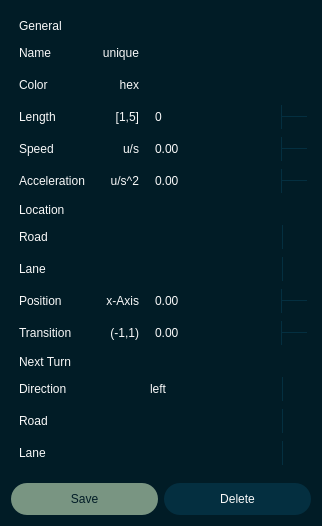
<?xml version="1.0" encoding="UTF-8"?>
<ui version="4.0">
 <class>Edit_Car_Dialog</class>
 <widget class="QDialog" name="Edit_Car_Dialog">
  <property name="enabled">
   <bool>true</bool>
  </property>
  <property name="geometry">
   <rect>
    <x>0</x>
    <y>0</y>
    <width>324</width>
    <height>529</height>
   </rect>
  </property>
  <property name="sizePolicy">
   <sizepolicy hsizetype="Minimum" vsizetype="Minimum">
    <horstretch>0</horstretch>
    <verstretch>0</verstretch>
   </sizepolicy>
  </property>
  <property name="minimumSize">
   <size>
    <width>0</width>
    <height>0</height>
   </size>
  </property>
  <property name="maximumSize">
   <size>
    <width>16777215</width>
    <height>999999</height>
   </size>
  </property>
  <property name="windowTitle">
   <string>Edit Car</string>
  </property>
  <property name="styleSheet">
   <string notr="true">QDialog {
    background-color: #011C26; 
}

QWidget {	
	font: 13pt &quot;Helvetica&quot;;
    color: #F9F9F9;
}

QLabel[class=label] {	
	font: 10pt;
    color: #F9F9F9;
}

QWidget[class=container] {	
    background: #042F40;
	border-radius: 10px
}

QLabel[class=hint] {
	color: #799582;
}

QLabel[class=title] {
	font: 700 24pt;
}

QLineEdit{
	background-color: #011C26;
	border: none;
	border-radius: 6px;
	
}

/* --- Main Box --- */
QComboBox {
    background-color: #011C26;
    border: none;
    border-radius: 6px;
    padding: 5px 10px;
    color: #F9F9F9;
    /* This helps selection color in some styles */
    selection-background-color: #011C26; 
}

/* --- The Dropdown Frame --- */
/* We target QListView specifically to override Mac defaults */
QComboBox QListView {
    background-color: #011C26;
    border: 1px solid #042F40; /* Your custom border */
    outline: 0px; /* Removes the dotted/blue focus line */
    padding: 0px;
}



/* --- The Arrow Button Area --- */
QComboBox::drop-down {
    subcontrol-origin: padding;
    subcontrol-position: top right;
    width: 24px;
    border-left: 1px solid #042F40; /* Optional: adds a separator */
    border-top-right-radius: 6px;
    border-bottom-right-radius: 6px;
}

QComboBox::down-arrow {
    image: url(:/icons/icons/down.svg);
    width: 10px;
    height: 10px;
}

/* --- Main Spinbox Styling (Applies to both) --- */
QSpinBox, QDoubleSpinBox {
    background-color: #011C26;
    border: none;
    border-radius: 6px;
    color: #F9F9F9;
    padding: 5px 10px;
    padding-right: 15px; 
}

/* --- The Button Container Areas --- */
QSpinBox::up-button, QDoubleSpinBox::up-button {
    subcontrol-origin: border;
    subcontrol-position: top right;
    width: 25px;
    
    border-left: 1px solid #042F40;
    border-top-right-radius: 6px;
    border-bottom: 1px solid #042F40;
    
    background-color: #011C26;
}

QSpinBox::down-button, QDoubleSpinBox::down-button {
    subcontrol-origin: border;
    subcontrol-position: bottom right;
    width: 25px;
    
    border-left: 1px solid #042F40;
    border-bottom-right-radius: 6px;
    
    background-color: #011C26;
}

/* --- Hover Effects --- */
QSpinBox::up-button:hover, QDoubleSpinBox::up-button:hover,
QSpinBox::down-button:hover, QDoubleSpinBox::down-button:hover, QComboBox::drop-down:hover {
    background-color: #042F40;
}

/* --- The Arrow Icons --- */
/* (Assuming you are using the CSS Arrow hack from before. 
   If using images, replace these with your image: url(...) code) */

QSpinBox::up-arrow, QDoubleSpinBox::up-arrow {
    image: url(:/icons/icons/up.svg); /* You need to create this file */
    width: 10px;
    height: 10px;
}

QSpinBox::down-arrow, QDoubleSpinBox::down-arrow {
    image: url(:/icons/icons/down.svg); /* You need to create this file */
    width: 10px;
    height: 10px;
}

QToolButton {
    background-color: #032F40; 
    border-radius: 16px;       
    border: none;
    text-align: center;
}

QToolButton:hover {
    background-color: #314250; 
}

QToolButton:pressed {
    background-color: #032F40;
}

QPushButton {
	color: #011C26;
	border-radius: 16px
}

QPushButton#b_save {
	background-color: #799582
}
QPushButton#b_save:hover {
    background-color: rgb(155, 191, 168); 
}
QPushButton#b_save:pressed {
    background-color: #799582; 
}

QPushButton#b_delete {
	background-color: #042F40;
	color: #F9F9F9;
}

QPushButton#b_delete:hover {
    background-color: #314250; 
}
QPushButton#b_delete:pressed {
    background-color: #042F40; 
}</string>
  </property>
  <layout class="QVBoxLayout" name="verticalLayout">
   <property name="sizeConstraint">
    <enum>QLayout::SizeConstraint::SetFixedSize</enum>
   </property>
   <item>
    <widget class="QWidget" name="widget" native="true">
     <layout class="QVBoxLayout" name="General">
      <property name="spacing">
       <number>0</number>
      </property>
      <property name="sizeConstraint">
       <enum>QLayout::SizeConstraint::SetDefaultConstraint</enum>
      </property>
      <property name="leftMargin">
       <number>0</number>
      </property>
      <property name="topMargin">
       <number>8</number>
      </property>
      <property name="rightMargin">
       <number>0</number>
      </property>
      <property name="bottomMargin">
       <number>0</number>
      </property>
      <item alignment="Qt::AlignmentFlag::AlignLeft">
       <widget class="QWidget" name="widget_3" native="true">
        <layout class="QHBoxLayout" name="horizontalLayout">
         <property name="leftMargin">
          <number>8</number>
         </property>
         <property name="topMargin">
          <number>0</number>
         </property>
         <property name="rightMargin">
          <number>0</number>
         </property>
         <property name="bottomMargin">
          <number>4</number>
         </property>
         <item>
          <widget class="QLabel" name="label_2">
           <property name="text">
            <string>General</string>
           </property>
           <property name="margin">
            <number>0</number>
           </property>
           <property name="class" stdset="0">
            <string>label</string>
           </property>
          </widget>
         </item>
        </layout>
       </widget>
      </item>
      <item>
       <widget class="QWidget" name="widget" native="true">
        <property name="minimumSize">
         <size>
          <width>300</width>
          <height>0</height>
         </size>
        </property>
        <property name="maximumSize">
         <size>
          <width>300</width>
          <height>16777215</height>
         </size>
        </property>
        <property name="class" stdset="0">
         <string>container</string>
        </property>
        <layout class="QGridLayout" name="gridLayout" columnstretch="1,1,4">
         <property name="sizeConstraint">
          <enum>QLayout::SizeConstraint::SetDefaultConstraint</enum>
         </property>
         <property name="leftMargin">
          <number>8</number>
         </property>
         <property name="topMargin">
          <number>4</number>
         </property>
         <property name="rightMargin">
          <number>4</number>
         </property>
         <property name="bottomMargin">
          <number>4</number>
         </property>
         <property name="horizontalSpacing">
          <number>4</number>
         </property>
         <property name="verticalSpacing">
          <number>8</number>
         </property>
         <item row="1" column="0">
          <widget class="QLabel" name="label_15">
           <property name="minimumSize">
            <size>
             <width>75</width>
             <height>0</height>
            </size>
           </property>
           <property name="text">
            <string>Color</string>
           </property>
          </widget>
         </item>
         <item row="1" column="2">
          <widget class="QLineEdit" name="t_color">
           <property name="minimumSize">
            <size>
             <width>0</width>
             <height>24</height>
            </size>
           </property>
           <property name="maximumSize">
            <size>
             <width>16777215</width>
             <height>24</height>
            </size>
           </property>
          </widget>
         </item>
         <item row="2" column="1">
          <widget class="QLabel" name="l_axis">
           <property name="text">
            <string>[1,5]</string>
           </property>
           <property name="alignment">
            <set>Qt::AlignmentFlag::AlignRight|Qt::AlignmentFlag::AlignTrailing|Qt::AlignmentFlag::AlignVCenter</set>
           </property>
           <property name="class" stdset="0">
            <string>hint</string>
           </property>
          </widget>
         </item>
         <item row="2" column="2">
          <widget class="QSpinBox" name="s_length">
           <property name="minimumSize">
            <size>
             <width>0</width>
             <height>24</height>
            </size>
           </property>
           <property name="maximumSize">
            <size>
             <width>16777215</width>
             <height>24</height>
            </size>
           </property>
          </widget>
         </item>
         <item row="4" column="0">
          <widget class="QLabel" name="label_7">
           <property name="minimumSize">
            <size>
             <width>75</width>
             <height>0</height>
            </size>
           </property>
           <property name="text">
            <string>Speed</string>
           </property>
          </widget>
         </item>
         <item row="1" column="1">
          <widget class="QLabel" name="label_16">
           <property name="text">
            <string>hex</string>
           </property>
           <property name="alignment">
            <set>Qt::AlignmentFlag::AlignRight|Qt::AlignmentFlag::AlignTrailing|Qt::AlignmentFlag::AlignVCenter</set>
           </property>
           <property name="class" stdset="0">
            <string>hint</string>
           </property>
          </widget>
         </item>
         <item row="0" column="1">
          <widget class="QLabel" name="label_8">
           <property name="text">
            <string>unique</string>
           </property>
           <property name="alignment">
            <set>Qt::AlignmentFlag::AlignRight|Qt::AlignmentFlag::AlignTrailing|Qt::AlignmentFlag::AlignVCenter</set>
           </property>
           <property name="class" stdset="0">
            <string>hint</string>
           </property>
          </widget>
         </item>
         <item row="0" column="2">
          <widget class="QLineEdit" name="t_name">
           <property name="minimumSize">
            <size>
             <width>0</width>
             <height>24</height>
            </size>
           </property>
           <property name="maximumSize">
            <size>
             <width>16777215</width>
             <height>24</height>
            </size>
           </property>
           <property name="cursorPosition">
            <number>0</number>
           </property>
           <property name="placeholderText">
            <string/>
           </property>
          </widget>
         </item>
         <item row="2" column="0">
          <widget class="QLabel" name="label_6">
           <property name="minimumSize">
            <size>
             <width>75</width>
             <height>0</height>
            </size>
           </property>
           <property name="text">
            <string>Length</string>
           </property>
          </widget>
         </item>
         <item row="4" column="2">
          <widget class="QDoubleSpinBox" name="s_speed">
           <property name="minimumSize">
            <size>
             <width>0</width>
             <height>24</height>
            </size>
           </property>
           <property name="maximumSize">
            <size>
             <width>16777215</width>
             <height>24</height>
            </size>
           </property>
           <property name="minimum">
            <double>-100.000000000000000</double>
           </property>
           <property name="maximum">
            <double>100.000000000000000</double>
           </property>
           <property name="stepType">
            <enum>QAbstractSpinBox::StepType::DefaultStepType</enum>
           </property>
          </widget>
         </item>
         <item row="0" column="0">
          <widget class="QLabel" name="label_5">
           <property name="minimumSize">
            <size>
             <width>75</width>
             <height>0</height>
            </size>
           </property>
           <property name="text">
            <string>Name</string>
           </property>
           <property name="alignment">
            <set>Qt::AlignmentFlag::AlignLeading|Qt::AlignmentFlag::AlignLeft|Qt::AlignmentFlag::AlignVCenter</set>
           </property>
          </widget>
         </item>
         <item row="5" column="0">
          <widget class="QLabel" name="label_18">
           <property name="minimumSize">
            <size>
             <width>75</width>
             <height>0</height>
            </size>
           </property>
           <property name="text">
            <string>Acceleration</string>
           </property>
          </widget>
         </item>
         <item row="5" column="2">
          <widget class="QDoubleSpinBox" name="s_acceleration">
           <property name="minimumSize">
            <size>
             <width>0</width>
             <height>24</height>
            </size>
           </property>
           <property name="maximumSize">
            <size>
             <width>16777215</width>
             <height>24</height>
            </size>
           </property>
           <property name="minimum">
            <double>-100.000000000000000</double>
           </property>
           <property name="maximum">
            <double>100.000000000000000</double>
           </property>
          </widget>
         </item>
         <item row="4" column="1">
          <widget class="QLabel" name="label">
           <property name="text">
            <string>u/s</string>
           </property>
           <property name="alignment">
            <set>Qt::AlignmentFlag::AlignRight|Qt::AlignmentFlag::AlignTrailing|Qt::AlignmentFlag::AlignVCenter</set>
           </property>
           <property name="class" stdset="0">
            <string>hint</string>
           </property>
          </widget>
         </item>
         <item row="5" column="1">
          <widget class="QLabel" name="label_20">
           <property name="text">
            <string>u/s^2</string>
           </property>
           <property name="alignment">
            <set>Qt::AlignmentFlag::AlignRight|Qt::AlignmentFlag::AlignTrailing|Qt::AlignmentFlag::AlignVCenter</set>
           </property>
           <property name="class" stdset="0">
            <string>hint</string>
           </property>
          </widget>
         </item>
        </layout>
       </widget>
      </item>
     </layout>
    </widget>
   </item>
   <item>
    <widget class="QWidget" name="widget_4" native="true">
     <layout class="QVBoxLayout" name="General_2">
      <property name="spacing">
       <number>0</number>
      </property>
      <property name="sizeConstraint">
       <enum>QLayout::SizeConstraint::SetDefaultConstraint</enum>
      </property>
      <property name="leftMargin">
       <number>0</number>
      </property>
      <property name="topMargin">
       <number>0</number>
      </property>
      <property name="rightMargin">
       <number>0</number>
      </property>
      <property name="bottomMargin">
       <number>0</number>
      </property>
      <item alignment="Qt::AlignmentFlag::AlignLeft">
       <widget class="QWidget" name="widget_5" native="true">
        <layout class="QHBoxLayout" name="horizontalLayout_3">
         <property name="leftMargin">
          <number>8</number>
         </property>
         <property name="topMargin">
          <number>0</number>
         </property>
         <property name="rightMargin">
          <number>0</number>
         </property>
         <property name="bottomMargin">
          <number>4</number>
         </property>
         <item>
          <widget class="QLabel" name="label_4">
           <property name="text">
            <string>Location</string>
           </property>
           <property name="margin">
            <number>0</number>
           </property>
           <property name="class" stdset="0">
            <string>label</string>
           </property>
          </widget>
         </item>
        </layout>
       </widget>
      </item>
      <item>
       <widget class="QWidget" name="widget_6" native="true">
        <property name="class" stdset="0">
         <string>container</string>
        </property>
        <layout class="QGridLayout" name="gridLayout_3" columnstretch="1,1,4">
         <property name="leftMargin">
          <number>8</number>
         </property>
         <property name="topMargin">
          <number>4</number>
         </property>
         <property name="rightMargin">
          <number>4</number>
         </property>
         <property name="bottomMargin">
          <number>4</number>
         </property>
         <property name="horizontalSpacing">
          <number>4</number>
         </property>
         <property name="verticalSpacing">
          <number>8</number>
         </property>
         <item row="3" column="0">
          <widget class="QLabel" name="label_9">
           <property name="minimumSize">
            <size>
             <width>75</width>
             <height>0</height>
            </size>
           </property>
           <property name="text">
            <string>Position</string>
           </property>
          </widget>
         </item>
         <item row="4" column="1">
          <widget class="QLabel" name="label_12">
           <property name="text">
            <string>(-1,1)</string>
           </property>
           <property name="alignment">
            <set>Qt::AlignmentFlag::AlignRight|Qt::AlignmentFlag::AlignTrailing|Qt::AlignmentFlag::AlignVCenter</set>
           </property>
           <property name="class" stdset="0">
            <string>hint</string>
           </property>
          </widget>
         </item>
         <item row="1" column="0">
          <widget class="QLabel" name="label_13">
           <property name="minimumSize">
            <size>
             <width>75</width>
             <height>0</height>
            </size>
           </property>
           <property name="text">
            <string>Lane</string>
           </property>
          </widget>
         </item>
         <item row="4" column="0">
          <widget class="QLabel" name="label_17">
           <property name="minimumSize">
            <size>
             <width>75</width>
             <height>0</height>
            </size>
           </property>
           <property name="text">
            <string>Transition</string>
           </property>
          </widget>
         </item>
         <item row="3" column="1">
          <widget class="QLabel" name="l_axis_2">
           <property name="text">
            <string>x-Axis</string>
           </property>
           <property name="alignment">
            <set>Qt::AlignmentFlag::AlignRight|Qt::AlignmentFlag::AlignTrailing|Qt::AlignmentFlag::AlignVCenter</set>
           </property>
           <property name="class" stdset="0">
            <string>hint</string>
           </property>
          </widget>
         </item>
         <item row="3" column="2">
          <widget class="QDoubleSpinBox" name="s_position">
           <property name="minimumSize">
            <size>
             <width>0</width>
             <height>24</height>
            </size>
           </property>
           <property name="maximumSize">
            <size>
             <width>16777215</width>
             <height>24</height>
            </size>
           </property>
           <property name="minimum">
            <double>-500.000000000000000</double>
           </property>
           <property name="maximum">
            <double>500.000000000000000</double>
           </property>
           <property name="stepType">
            <enum>QAbstractSpinBox::StepType::DefaultStepType</enum>
           </property>
          </widget>
         </item>
         <item row="1" column="2">
          <widget class="QComboBox" name="d_lane">
           <property name="minimumSize">
            <size>
             <width>0</width>
             <height>24</height>
            </size>
           </property>
           <property name="maximumSize">
            <size>
             <width>16777215</width>
             <height>24</height>
            </size>
           </property>
          </widget>
         </item>
         <item row="0" column="0">
          <widget class="QLabel" name="label_14">
           <property name="minimumSize">
            <size>
             <width>75</width>
             <height>0</height>
            </size>
           </property>
           <property name="text">
            <string>Road</string>
           </property>
           <property name="alignment">
            <set>Qt::AlignmentFlag::AlignLeading|Qt::AlignmentFlag::AlignLeft|Qt::AlignmentFlag::AlignVCenter</set>
           </property>
          </widget>
         </item>
         <item row="4" column="2">
          <widget class="QDoubleSpinBox" name="s_transition">
           <property name="minimumSize">
            <size>
             <width>0</width>
             <height>24</height>
            </size>
           </property>
           <property name="maximumSize">
            <size>
             <width>16777215</width>
             <height>24</height>
            </size>
           </property>
           <property name="minimum">
            <double>-0.990000000000000</double>
           </property>
           <property name="maximum">
            <double>0.990000000000000</double>
           </property>
           <property name="singleStep">
            <double>0.100000000000000</double>
           </property>
          </widget>
         </item>
         <item row="0" column="2">
          <widget class="QComboBox" name="d_road">
           <property name="minimumSize">
            <size>
             <width>0</width>
             <height>24</height>
            </size>
           </property>
           <property name="maximumSize">
            <size>
             <width>16777215</width>
             <height>24</height>
            </size>
           </property>
           <property name="frame">
            <bool>false</bool>
           </property>
          </widget>
         </item>
        </layout>
       </widget>
      </item>
     </layout>
    </widget>
   </item>
   <item>
    <widget class="QWidget" name="widget" native="true">
     <layout class="QVBoxLayout" name="Lanes">
      <property name="spacing">
       <number>0</number>
      </property>
      <property name="sizeConstraint">
       <enum>QLayout::SizeConstraint::SetDefaultConstraint</enum>
      </property>
      <property name="leftMargin">
       <number>0</number>
      </property>
      <property name="topMargin">
       <number>0</number>
      </property>
      <property name="rightMargin">
       <number>0</number>
      </property>
      <property name="bottomMargin">
       <number>0</number>
      </property>
      <item>
       <widget class="QWidget" name="widget" native="true">
        <property name="sizePolicy">
         <sizepolicy hsizetype="Minimum" vsizetype="Minimum">
          <horstretch>0</horstretch>
          <verstretch>0</verstretch>
         </sizepolicy>
        </property>
        <layout class="QHBoxLayout" name="horizontalLayout_2">
         <property name="spacing">
          <number>8</number>
         </property>
         <property name="leftMargin">
          <number>8</number>
         </property>
         <property name="topMargin">
          <number>0</number>
         </property>
         <property name="rightMargin">
          <number>4</number>
         </property>
         <property name="bottomMargin">
          <number>4</number>
         </property>
         <item>
          <widget class="QLabel" name="label_3">
           <property name="sizePolicy">
            <sizepolicy hsizetype="Minimum" vsizetype="Preferred">
             <horstretch>0</horstretch>
             <verstretch>0</verstretch>
            </sizepolicy>
           </property>
           <property name="text">
            <string>Next Turn</string>
           </property>
           <property name="class" stdset="0">
            <string>label</string>
           </property>
          </widget>
         </item>
        </layout>
       </widget>
      </item>
      <item>
       <widget class="QWidget" name="widget_2" native="true">
        <property name="class" stdset="0">
         <string>container</string>
        </property>
        <layout class="QGridLayout" name="gridLayout_2" columnstretch="1,1,4">
         <property name="leftMargin">
          <number>8</number>
         </property>
         <property name="topMargin">
          <number>4</number>
         </property>
         <property name="rightMargin">
          <number>4</number>
         </property>
         <property name="bottomMargin">
          <number>4</number>
         </property>
         <property name="horizontalSpacing">
          <number>4</number>
         </property>
         <property name="verticalSpacing">
          <number>8</number>
         </property>
         <item row="0" column="2">
          <widget class="QComboBox" name="d_direction">
           <property name="minimumSize">
            <size>
             <width>0</width>
             <height>24</height>
            </size>
           </property>
           <property name="maximumSize">
            <size>
             <width>16777215</width>
             <height>24</height>
            </size>
           </property>
           <property name="currentIndex">
            <number>0</number>
           </property>
           <property name="maxVisibleItems">
            <number>3</number>
           </property>
           <item>
            <property name="text">
             <string>left</string>
            </property>
           </item>
           <item>
            <property name="text">
             <string>straight</string>
            </property>
           </item>
           <item>
            <property name="text">
             <string>right</string>
            </property>
           </item>
          </widget>
         </item>
         <item row="3" column="2">
          <widget class="QComboBox" name="d_lane_turn">
           <property name="minimumSize">
            <size>
             <width>0</width>
             <height>24</height>
            </size>
           </property>
           <property name="maximumSize">
            <size>
             <width>16777215</width>
             <height>24</height>
            </size>
           </property>
          </widget>
         </item>
         <item row="3" column="0">
          <widget class="QLabel" name="l_lane_turn">
           <property name="minimumSize">
            <size>
             <width>75</width>
             <height>0</height>
            </size>
           </property>
           <property name="text">
            <string>Lane</string>
           </property>
          </widget>
         </item>
         <item row="2" column="0">
          <widget class="QLabel" name="l_road_turn">
           <property name="minimumSize">
            <size>
             <width>75</width>
             <height>0</height>
            </size>
           </property>
           <property name="text">
            <string>Road</string>
           </property>
          </widget>
         </item>
         <item row="2" column="2">
          <widget class="QComboBox" name="d_road_turn">
           <property name="minimumSize">
            <size>
             <width>0</width>
             <height>24</height>
            </size>
           </property>
           <property name="maximumSize">
            <size>
             <width>16777215</width>
             <height>24</height>
            </size>
           </property>
          </widget>
         </item>
         <item row="0" column="0">
          <widget class="QLabel" name="label_10">
           <property name="minimumSize">
            <size>
             <width>75</width>
             <height>0</height>
            </size>
           </property>
           <property name="text">
            <string>Direction</string>
           </property>
          </widget>
         </item>
         <item row="0" column="1">
          <spacer name="horizontalSpacer">
           <property name="orientation">
            <enum>Qt::Orientation::Horizontal</enum>
           </property>
           <property name="sizeHint" stdset="0">
            <size>
             <width>0</width>
             <height>0</height>
            </size>
           </property>
          </spacer>
         </item>
        </layout>
       </widget>
      </item>
     </layout>
    </widget>
   </item>
   <item>
    <layout class="QHBoxLayout" name="Bottom">
     <property name="topMargin">
      <number>8</number>
     </property>
     <item>
      <widget class="QPushButton" name="b_save">
       <property name="minimumSize">
        <size>
         <width>32</width>
         <height>32</height>
        </size>
       </property>
       <property name="maximumSize">
        <size>
         <width>16777215</width>
         <height>32</height>
        </size>
       </property>
       <property name="text">
        <string>Save</string>
       </property>
       <property name="icon">
        <iconset>
         <normaloff>:/icons/icons/Done_dark.svg</normaloff>:/icons/icons/Done_dark.svg</iconset>
       </property>
       <property name="default">
        <bool>true</bool>
       </property>
      </widget>
     </item>
     <item>
      <widget class="QPushButton" name="b_delete">
       <property name="minimumSize">
        <size>
         <width>32</width>
         <height>32</height>
        </size>
       </property>
       <property name="maximumSize">
        <size>
         <width>16777215</width>
         <height>32</height>
        </size>
       </property>
       <property name="text">
        <string>Delete</string>
       </property>
       <property name="icon">
        <iconset>
         <normaloff>:/icons/icons/Delete.svg</normaloff>:/icons/icons/Delete.svg</iconset>
       </property>
      </widget>
     </item>
    </layout>
   </item>
  </layout>
 </widget>
 <resources>
  <include location="resources.qrc"/>
 </resources>
 <connections/>
</ui>
